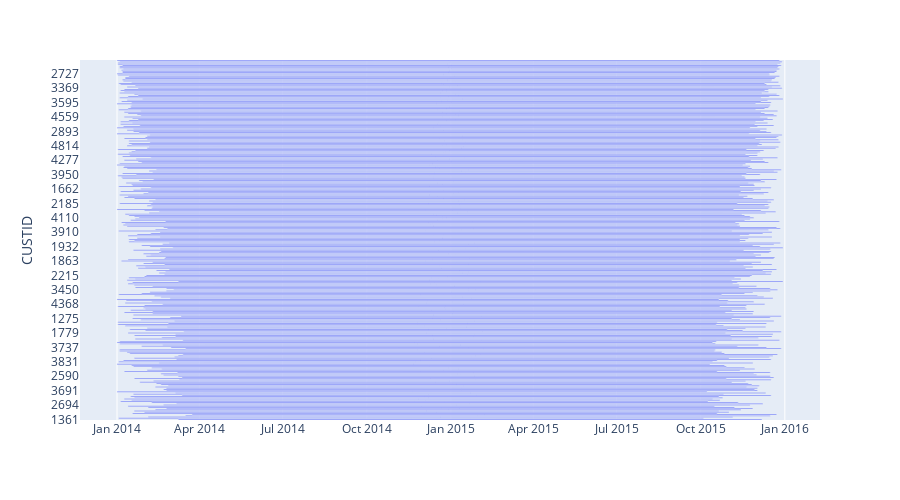
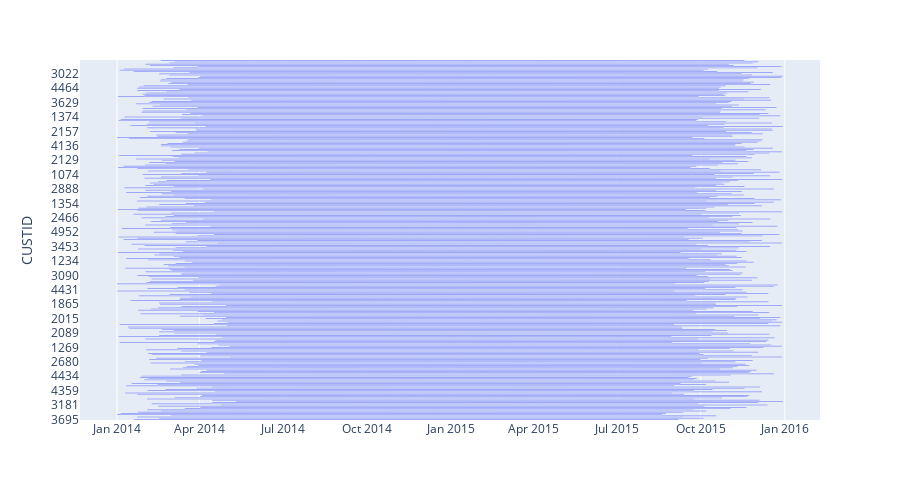

The notebook cell these images were saved under, in order:
### Code cell
import plotly.express as px
# 간트 차트 그리기
fig = px.timeline(gantt_df.head(300), x_start='Start', x_end='Finish', y='CUSTID')
fig.update_yaxes(categoryorder='total ascending')
fig.update_layout(height=500)
fig.show()

fig2 = px.timeline(gantt_df.iloc[300:600], x_start='Start', x_end='Finish', y='CUSTID')
fig2.update_yaxes(categoryorder='total ascending')
fig2.update_layout(height=500)
fig2.show()

### Figure 1 — Plotly figure (JSON) as saved in the notebook; plotly's stock layout.template omitted (floating-point values rounded to 4 significant figures; data arrays with more than 128 entries replaced by an {"elided": "..."} marker saying what was removed)
{"data": [{"alignmentgroup": "True", "base": {"elided": "300 str values"}, "hovertemplate": "Start=%{base}<br>Finish=%{x}<br>CUSTID=%{y}<extra></extra>", "legendgroup": "", "marker": {"color": "#636efa", "pattern": {"shape": ""}}, "name": "", "offsetgroup": "", "orientation": "h", "showlegend": false, "textposition": "auto", "type": "bar", "x": {"elided": "300 int values"}, "xaxis": "x", "y": {"elided": "300 str values"}, "yaxis": "y"}], "layout": {"barmode": "overlay", "height": 500, "legend": {"tracegroupgap": 0}, "margin": {"t": 60}, "xaxis": {"anchor": "y", "domain": [0, 1], "type": "date"}, "yaxis": {"anchor": "x", "categoryorder": "total ascending", "domain": [0, 1], "title": {"text": "CUSTID"}}}}

### Figure 2 — Plotly figure (JSON) as saved in the notebook; plotly's stock layout.template omitted (floating-point values rounded to 4 significant figures; data arrays with more than 128 entries replaced by an {"elided": "..."} marker saying what was removed)
{"data": [{"alignmentgroup": "True", "base": {"elided": "300 str values"}, "hovertemplate": "Start=%{base}<br>Finish=%{x}<br>CUSTID=%{y}<extra></extra>", "legendgroup": "", "marker": {"color": "#636efa", "pattern": {"shape": ""}}, "name": "", "offsetgroup": "", "orientation": "h", "showlegend": false, "textposition": "auto", "type": "bar", "x": {"elided": "300 int values"}, "xaxis": "x", "y": {"elided": "300 str values"}, "yaxis": "y"}], "layout": {"barmode": "overlay", "height": 500, "legend": {"tracegroupgap": 0}, "margin": {"t": 60}, "xaxis": {"anchor": "y", "domain": [0, 1], "type": "date"}, "yaxis": {"anchor": "x", "categoryorder": "total ascending", "domain": [0, 1], "title": {"text": "CUSTID"}}}}
